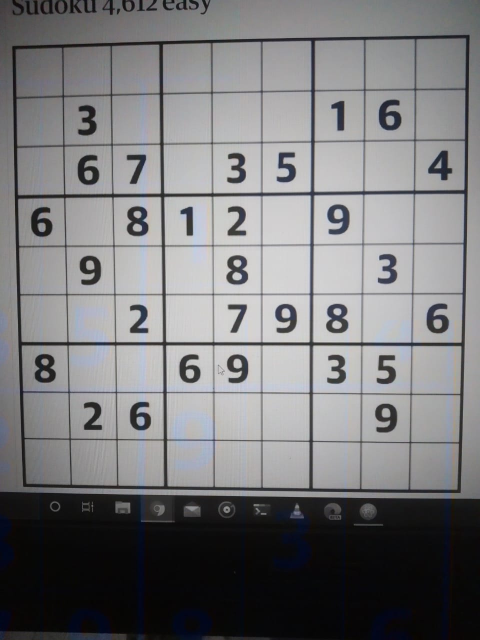
#> input picture 3.jpeg, 960 x 1280 px (shown at 1/2 size)
$ python contour.py
#> lines starting #> are read from the running program, lines starting #| are printed output that depends on the picture; after the words box and inside, x2 and y2 are one past the last pixel; in counts of white or black regions, pixels touching at a corner belong together
### sudokucapture.py
import cv2
import numpy as np


def reorder(coor):
    coor = coor.reshape(4, 2)
    coornew = np.zeros((4, 1, 2), np.int32)
    add = coor.sum(1)
    coornew[0] = coor[np.argmin(add)]
    coornew[3] = coor[np.argmax(add)]
    diff = np.diff(coor, axis=1)
    coornew[1] = coor[np.argmin(diff)]
    coornew[2] = coor[np.argmax(diff)]
    return coornew


def getWrap(img, coor, dim):
    pts1 = np.float32(reorder(coor))
    pts2 = np.float32([[0, 0], [dim[0], 0], [0, dim[1]], [dim[0], dim[1]]])
    mat = cv2.getPerspectiveTransform(pts1, pts2)
    imgwrap = cv2.warpPerspective(img, mat, (dim[0], dim[1]))
    return imgwrap


def preprocess(img):
    imggray = cv2.cvtColor(img, cv2.COLOR_BGR2GRAY)
    imgblur = cv2.GaussianBlur(imggray, (5, 5), 0.5)
    imgcanny = cv2.Canny((imgblur), 80, 80)
    kernel = np.ones((5, 5))
    imgdial = cv2.dilate(imgcanny, kernel, iterations=1)
    final = cv2.erode(imgdial, kernel, iterations=1)
    return imgcanny


def getcontour(img):
    found = False
    maxArea = 0
    biggest = np.zeros((4, 1, 2))
    contours, hierarchy = cv2.findContours(
        img, cv2.RETR_EXTERNAL, cv2.CHAIN_APPROX_NONE)
    for cnt in contours:
        area = cv2.contourArea(cnt)
        if area >= 5000:
            # cv2.drawContours(imgcon,cnt,-1,(255,0,0),3)
            peri = cv2.arcLength(cnt, True)
            approx = cv2.approxPolyDP(cnt, 0.02*peri, True)
            if area > maxArea and len(approx) == 4:
                biggest = approx
                maxArea = area
                found = True
    return found, biggest


def sudokucap(img):
    scale_percent = 60  # percent of original size
    width = int(img.shape[1] * scale_percent / 100)
    height = int(img.shape[0] * scale_percent / 100)
    dim = (width, height)
    img = cv2.resize(img, dim)
    imgthre = preprocess(img)
    success, sudokucoor = getcontour(imgthre)
    if success == True:
        sudokufinal = getWrap(img, sudokucoor, dim)
        sudokufinal = cv2.resize(sudokufinal, (600, 600))
        return success, sudokufinal
    else:
        sudokufinal = cv2.resize(img, (600, 600))
        return success, sudokufinal

### contour.py
import cv2
import numpy as np
from sudokucapture import sudokucap
img =cv2.imread("3.jpeg")
#> img is the input picture: shape (1280, 960, 3); mean B, G, R 122.8, 121.1, 121.2
img=sudokucap(img)
#> in sudokucap, `img = cv2.resize(img, dim)`:
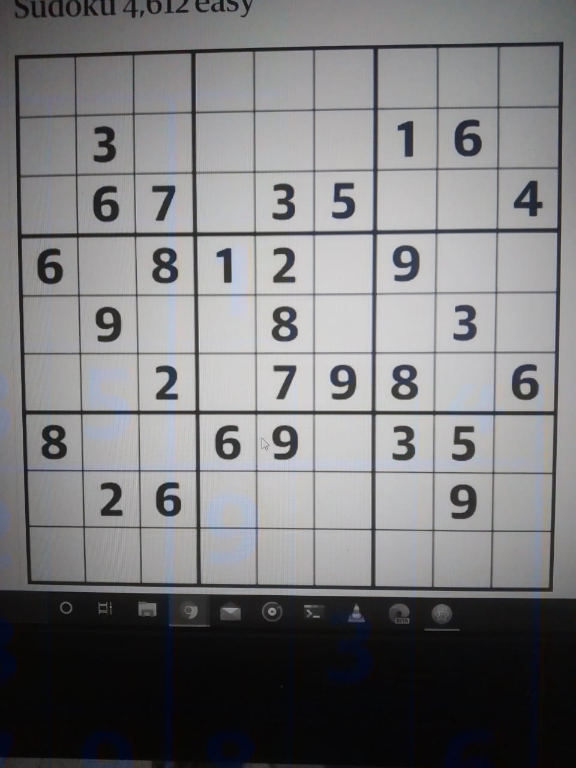
#> img: shape (768, 576, 3); mean of channels 0, 1, 2 122.8, 121, 121.2; drawn as B, G, R
#> in preprocess, `imgcanny = cv2.Canny((imgblur), 80, 80)`:
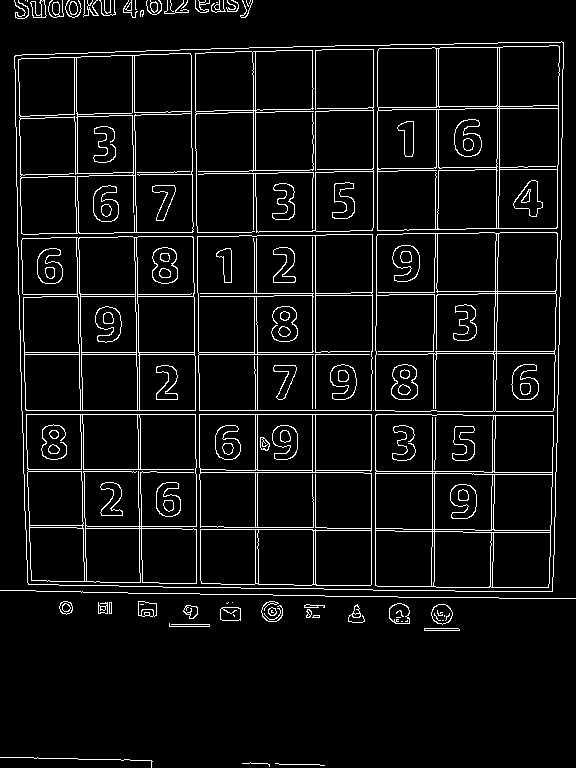
#> imgcanny: shape (768, 576); 6.4% white in thin lines or dots
#> in preprocess, `imgdial = cv2.dilate(imgcanny, kernel, iterations=1)`:
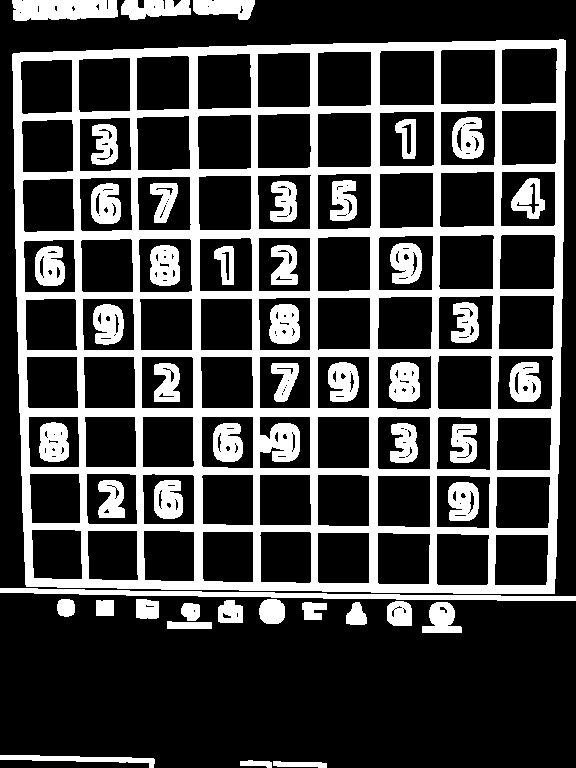
#> imgdial: shape (768, 576); 26.8% white; 47 white regions, largest, box (x1, y1, x2, y2) and area: (12, 39, 566, 594) 81666, (0, 588, 576, 601) 2914, (12, 0, 118, 21) 1961
#> in preprocess, `final = cv2.erode(imgdial, kernel, iterations=1)`:
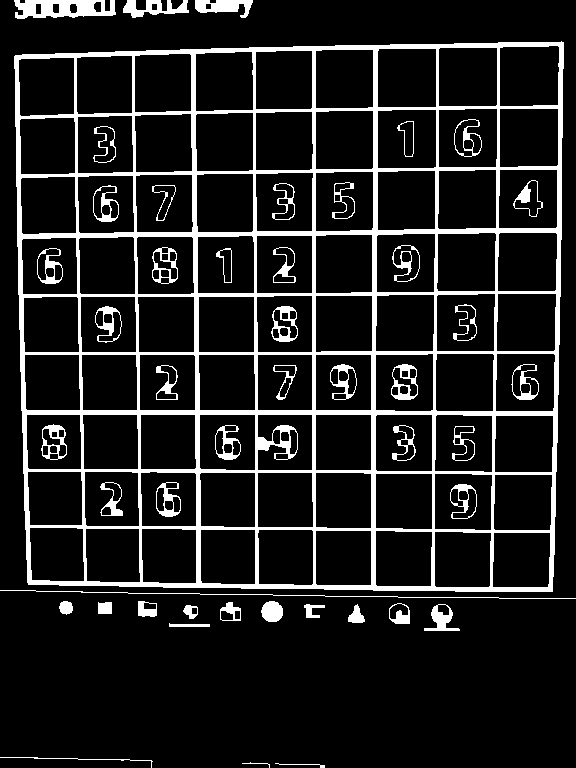
#> final: shape (768, 576); 12.4% white; 47 white regions
#> in getcontour, `contours, hierarchy = cv2.findContours( img, cv2.RETR_EXTERNAL, cv2.CH..`: contours = 49 contours, 29 with area under 20; largest, box (x1, y1, x2, y2) and area: (14, 41, 564, 592) 291409, (389, 603, 410, 624) 344, (431, 604, 453, 625) 322, (220, 607, 241, 621) 254, (138, 601, 157, 617) 240
#> the loop in getcontour, `for cnt in contours:` made 49 passes
#> (area, peri, biggest, maxArea, found) on pass 24: (291409, 2169.9, [[563, 42], [14, 56], [28, 584], [552, 591]], 291409, True)
#> area on passes 4, 7, 9, 10, 11, 12: 69.5, 29.5, 51, 254, 130, 321.5
#> after the loop in getcontour, `for cnt in contours:`: found = True; maxArea = 291409
#> in sudokucap, `success, sudokucoor = getcontour(imgthre)`: success = True; sudokucoor = [[563, 42], [14, 56], [28, 584], [552, 591]]
#> in reorder, `add = coor.sum(1)`: add = [605, 70, 612, 1143]
#> in reorder, `diff = np.diff(coor, axis=1)`: diff = [-521, 42, 556, 39]
#> in getWrap, `pts1 = np.float32(reorder(coor))`: pts1 = [[14, 56], [563, 42], [28, 584], [552, 591]]
#> in getWrap, `mat = cv2.getPerspectiveTransform(pts1, pts2)`: mat = [[1.09, -0.0288, -13.6], [0.0353, 1.38, -77.95], [7.11e-05, -8.64e-05, 1]]
#> in getWrap, `imgwrap = cv2.warpPerspective(img, mat, (dim[0], dim[1]))`:
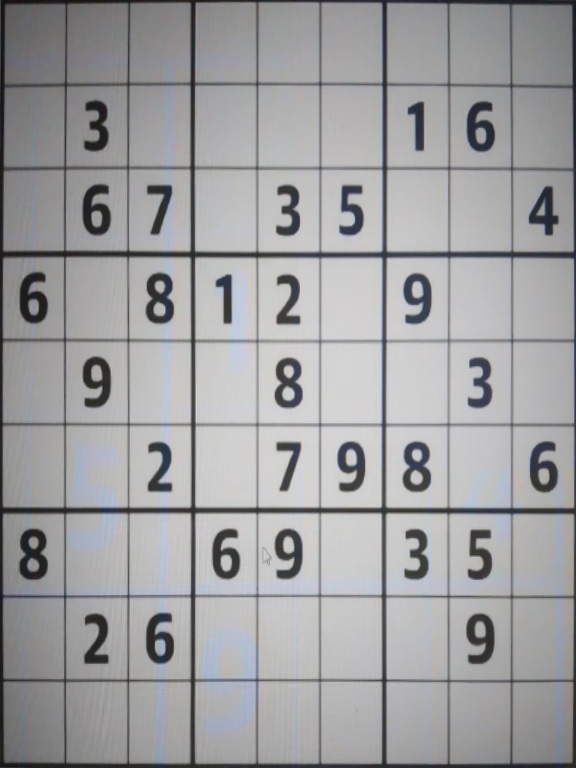
#> imgwrap: shape (768, 576, 3); mean of channels 0, 1, 2 160.5, 158.7, 158.8; drawn as B, G, R
#> in sudokucap, `sudokufinal = cv2.resize(sudokufinal, (600, 600))`:
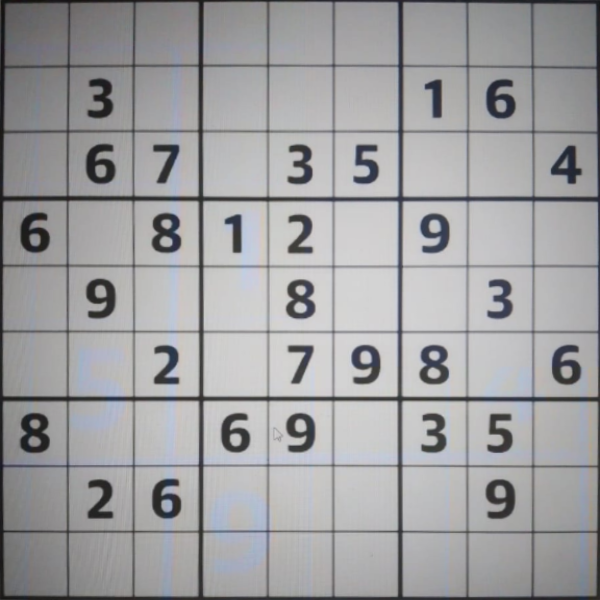
#> sudokufinal: shape (600, 600, 3); mean of channels 0, 1, 2 160.4, 158.6, 158.7; drawn as B, G, R
# [7 lines of commented-out code are left out]
#> (the run stopped early here; a loop or call above may not have finished)

$ run again, with 1.jpg copied over 3.jpeg
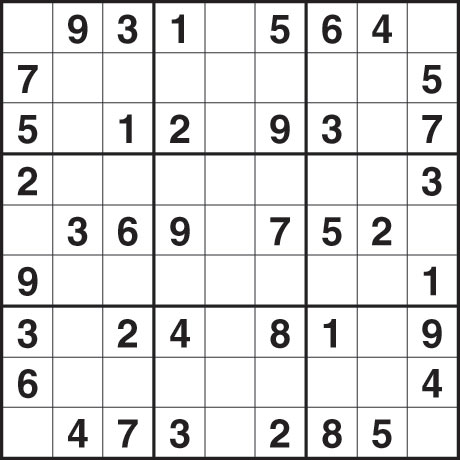
#> input picture 1.jpg, 460 x 460 px
#> img is the input picture: shape (460, 460, 3); mean B, G, R 225.7, 225.6, 225.8
#> img: shape (276, 276, 3)
#> in preprocess, `imgcanny = cv2.Canny((imgblur), 80, 80)`:
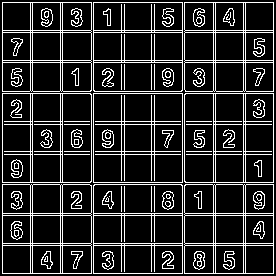
#> imgcanny: shape (276, 276); 16% white in thin lines or dots
#> imgdial: shape (276, 276); 58.3% white; 86 black regions, largest, box (x1, y1, x2, y2) and area: (65, 35, 89, 58) 552, (187, 35, 211, 58) 552, (35, 65, 58, 89) 552
#> final: shape (276, 276); 31.2% white; 4 white regions
#> contours = 9 contours; largest, box (x1, y1, x2, y2) and area: (93, 93, 183, 183) 7921, (93, 184, 183, 274) 7920, (184, 93, 274, 183) 7920, (2, 93, 92, 183) 7920, (93, 2, 183, 92) 7920
#> the loop in getcontour, `for cnt in contours:` made 9 passes
#> (area, peri, biggest, maxArea) on passes 1, 2, 5: (7912.5, 362, [[185, 184], [184, 273], [273, 273], [273, 184]], 7912.5), (7920, 354.8, [[94, 184], [93, 273], [182, 273], [182, 185]], 7920), (7921, 356, [[93, 93], [93, 182], [182, 182], [182, 93]], 7921)
#> after the loop in getcontour, `for cnt in contours:`: found = True; maxArea = 7921
#> success = True; sudokucoor = [[93, 93], [93, 182], [182, 182], [182, 93]]
#> add = [186, 275, 364, 275]
#> diff = [0, 89, 0, -89]
#> pts1 = [[93, 93], [182, 93], [93, 182], [182, 182]]
#> mat = [[3.1, -7.3e-17, -288.4], [0, 3.1, -288.4], [2.89e-18, -5.79e-19, 1]]
#> in getWrap, `imgwrap = cv2.warpPerspective(img, mat, (dim[0], dim[1]))`:
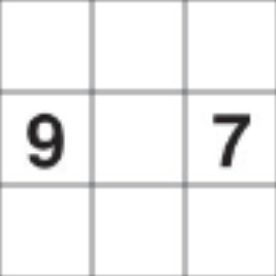
#> imgwrap: shape (276, 276, 3); mean of channels 0, 1, 2 241.3, 241.3, 241.3; drawn as B, G, R

$ run again, with 2.png saved as 3.jpeg
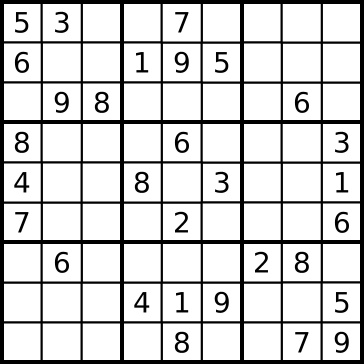
#> input picture 2.png, 364 x 364 px
#> img is the input picture: shape (364, 364, 3); min 0, max 255, mean 208.6
#> img: shape (218, 218, 3)
#> in preprocess, `imgcanny = cv2.Canny((imgblur), 80, 80)`:
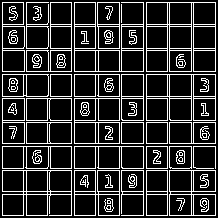
#> imgcanny: shape (218, 218); 18.3% white in thin lines or dots
#> imgdial: shape (218, 218); 65.8% white; 110 black regions, largest, box (x1, y1, x2, y2) and area: (124, 5, 141, 22) 289, (172, 5, 189, 22) 289, (196, 5, 213, 22) 289
#> final: shape (218, 218); 37.3% white; 1 white region
#> contours = 30 contours, 3 with area under 20; largest, box (x1, y1, x2, y2) and area: (146, 2, 216, 72) 4531, (146, 74, 216, 121) 2994, (74, 2, 144, 72) 2948, (2, 170, 72, 216) 2480, (169, 170, 216, 216) 1997
#> the loop in getcontour, `for cnt in contours:` made 30 passes
#> area on passes 1, 2, 3, 4, 5, 7, 8, 9: 1997, 945, 527.5, 1913.5, 2479.5, 481.5, 462, 1410.5
#> after the loop in getcontour, `for cnt in contours:`: biggest = [[0, 0], [0, 0], [0, 0], [0, 0]]; found = False; maxArea = 0
#> success = False; sudokucoor = [[0, 0], [0, 0], [0, 0], [0, 0]]
#> in sudokucap, `sudokufinal = cv2.resize(img, (600, 600))`:
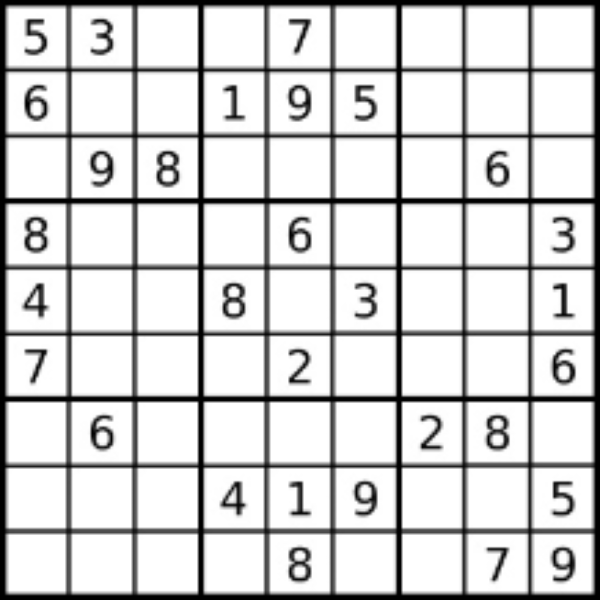
#> sudokufinal: shape (600, 600, 3); min 0, max 255, mean 209.7

$ run again, with 4.jpg copied over 3.jpeg
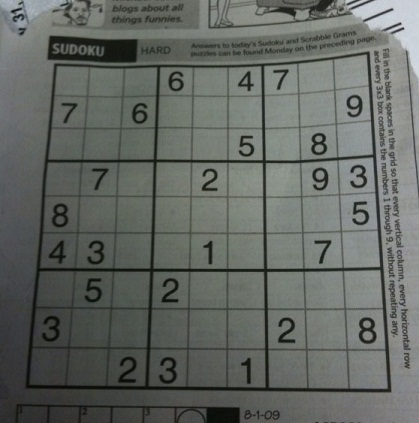
#> input picture 4.jpg, 419 x 423 px
#> img is the input picture: shape (423, 419, 3); mean B, G, R 98.9, 103.6, 99.4
#> img: shape (253, 251, 3)
#> in preprocess, `imgcanny = cv2.Canny((imgblur), 80, 80)`:
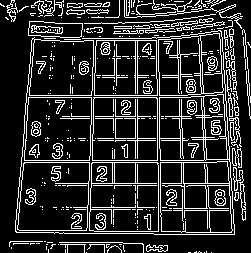
#> imgcanny: shape (253, 251); 17.1% white in thin lines or dots
#> imgdial: shape (253, 251); 60.9% white; 123 black regions (54 under 20 px), largest, box (x1, y1, x2, y2) and area: (0, 8, 251, 253) 8326, (21, 165, 86, 228) 2190, (32, 43, 91, 93) 1585
#> in preprocess, `final = cv2.erode(imgdial, kernel, iterations=1)`:
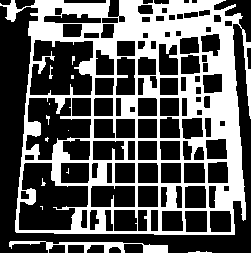
#> final: shape (253, 251); 36.4% white; 13 white regions (9 under 20 px)
#> contours = 139 contours, 104 with area under 20; largest, box (x1, y1, x2, y2) and area: (15, 30, 235, 235) 7532, (160, 161, 233, 233) 4834, (89, 162, 159, 232) 4680, (17, 162, 90, 231) 4610, (92, 97, 158, 161) 4057
#> the loop in getcontour, `for cnt in contours:` made 139 passes
#> (area, peri) on pass 73: (7532, 2055)
#> after the loop in getcontour, `for cnt in contours:`: biggest = [[0, 0], [0, 0], [0, 0], [0, 0]]; found = False; maxArea = 0
#> success = False; sudokucoor = [[0, 0], [0, 0], [0, 0], [0, 0]]
